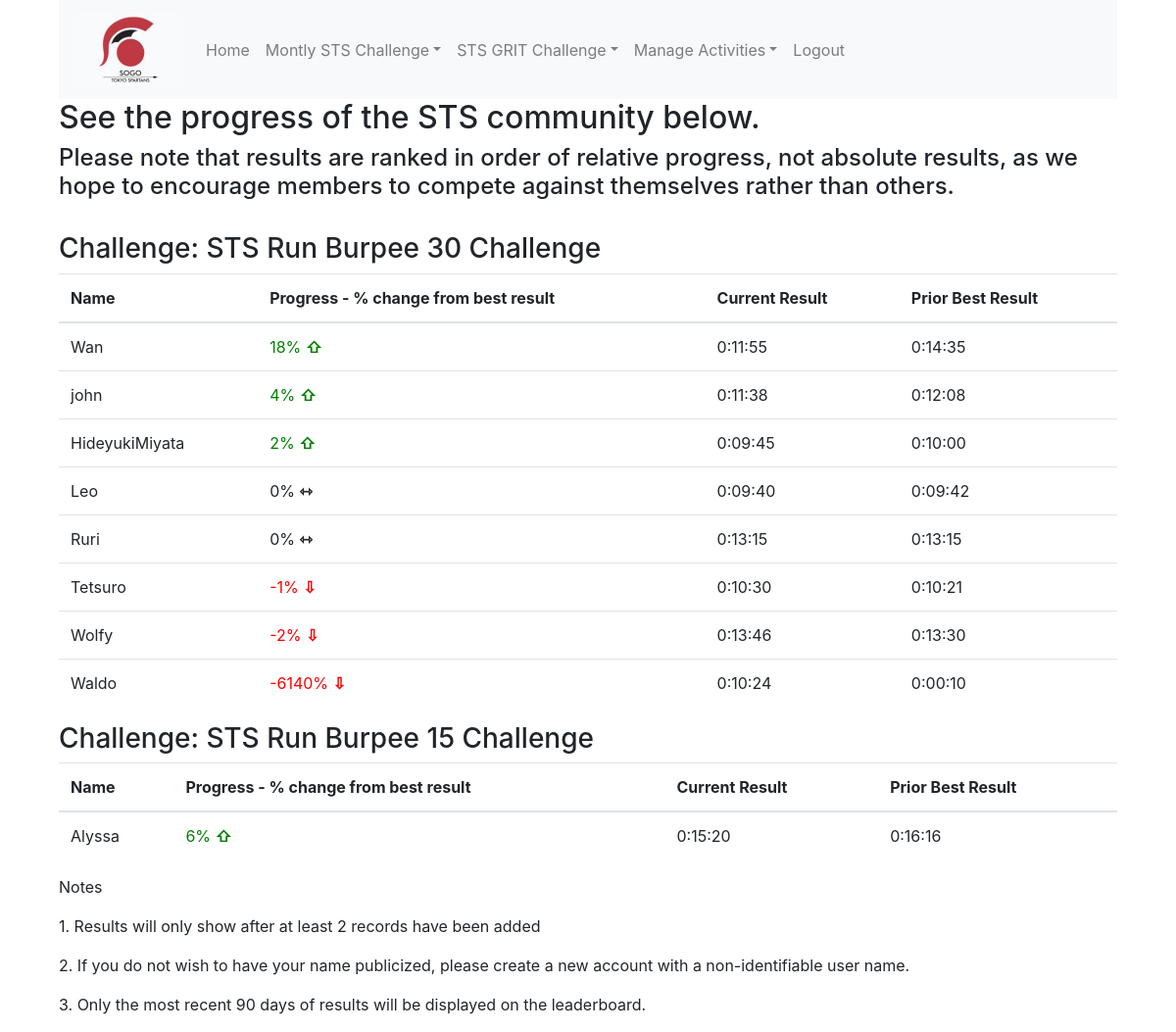
The page /sogo_app/leaderboard/ (signed in) on the database its author committed.
### sogo_app/models.py (models this page shows, shortened)
class Activities(models.Model):
    TARGET_TYPES = (('T', 'Time'),
                    ('R', 'Sets & Reps'))
    name = models.CharField(max_length=100, unique=True)
    target_type = models.CharField(max_length=1, choices=TARGET_TYPES)
    track = models.BooleanField()
    def __str__(self):
        return self.name

class Results(models.Model):
    user = models.ForeignKey(User, on_delete=models.CASCADE)
    date = models.DateField()
    activity = models.ForeignKey(Activities, on_delete=models.CASCADE)
    duration = models.DurationField(null=True)
    reps = models.PositiveIntegerField(null=True)
    sets = models.PositiveIntegerField(null=True)
    notes = models.CharField(max_length=256, null=True, blank=True)
    class Meta:
        unique_together = ('date', 'activity', 'user')

### sogo_app/views.py (the view, shortened to what this page needs)
class LeaderboardView(LoginRequiredMixin, ListView):
    login_url= '/sogo_app/login'
    model=Results
    template_name = 'sogo_app/leaderboard.html'
    def get_context_data(self,**kwargs):
        context = super(LeaderboardView, self).get_context_data(**kwargs)
        result_dict = {}
        cut_off_date = datetime.today() - timedelta(days=100)
        print (cut_off_date)
        for activity in Activities.objects.all():
            data_list = []
            for user in User.objects.all():
                if len(Results.objects.filter(user=user, activity=activity, date__gte=cut_off_date).order_by('date')[:2]) > 1:
                    recent_result = Results.objects.filter(user__pk=user.pk, activity=activity).latest('date')
                    if activity.target_type == "T":
                        best_time = 0
                        for result in Results.objects.filter(user__pk=user.pk, activity=activity, date__gte=cut_off_date, date__lt=recent_result.date):
                            if best_time == 0 or result.duration < best_time:
                                best_time = result.duration
                        percent_change = ((best_time - recent_result.duration) / best_time) * 100
                        data = user, round(percent_change), recent_result.duration, best_time
                        data_list.append(data)
            if len(data_list) > 0:
                data_list.sort(key=lambda x: x[1], reverse=True)
                result_dict[activity] = data_list
        context.update({
          'result_dict': result_dict
         })
        return context

### sogo_app/templates/sogo_app/leaderboard.html (shortened to what this page needs)
{%extends "base.html"%}
{%load staticfiles%}
{%load bootstrap%}
{%load humanize%}
{%block body_block%}
<link rel="stylesheet" href={%static "css/leaderboard.css" %}>
<h2>See the progress of the STS community below.</h2>
<h4> Please note that results are ranked in order of relative progress, not absolute results, as we hope to encourage members to compete against themselves rather than others.</h4>
<br>
{%for activity, result in result_dict.items%}
<h3>Challenge:  {{activity}}</h3>
<table class="table">
  <thead>
    <th>Name</th>
    <th>Progress - % change from best result</th>
    <th>Current Result</th>
    <th>Prior Best Result</th>
  </thead>
  <tbody>
{%for res_user, change, new_result, old_result in result%}
    <tr>
      <td>{{res_user}}</td>
      {%if change == 0%}
      <td>{{change}}% <span>&#8703</span></td>
      {%elif change > 0%}
        <td class='up'>{{change}}% <span>&#8679</span></td>
      {%else%}
        <td class='down'>{{change|floatformat:"0"}}% <span>&#8681;</span></td>
      {%endif%}
      <td> {{new_result}}</td>
      <td>{{old_result}}</td>
{%endfor%}
    </tr>
  </tbody>
</table>
{%endfor%}
<p>Notes</p>
<p>1. Results will only show after at least 2 records have been added</p>
<p>2. If you do not wish to have your name publicized, please create a new account with a non-identifiable user name.</p>
<p>3. Only the most recent 90 days of results will be displayed on the leaderboard.</p>
{%endblock%}

### static/css/base.css (style rules this page uses)
body { padding-left: 5%; padding-right: 5%; width: 100%; }

### static/css/leaderboard.css (style rules this page uses)
.up { color: green; }
span { font-size: : 200%; font-weight: bold; }
.down { color: red; }

### rows shown on the page
Activities: name "STS Run Burpee 30 Challenge"
Activities: name "STS Run Burpee 15 Challenge"

### other values the page prints
{{ res_user }} "Wan"
{{ change }} "18"
{{ new_result }} "0:11:55"
{{ old_result }} "0:14:35"
{{ res_user }} "john"
{{ change }} "4"
{{ new_result }} "0:11:38"
{{ old_result }} "0:12:08"
{{ res_user }} "HideyukiMiyata"
{{ change }} "2"
{{ new_result }} "0:09:45"
{{ old_result }} "0:10:00"
{{ res_user }} "Leo"
{{ change }} "0"
{{ new_result }} "0:09:40"
